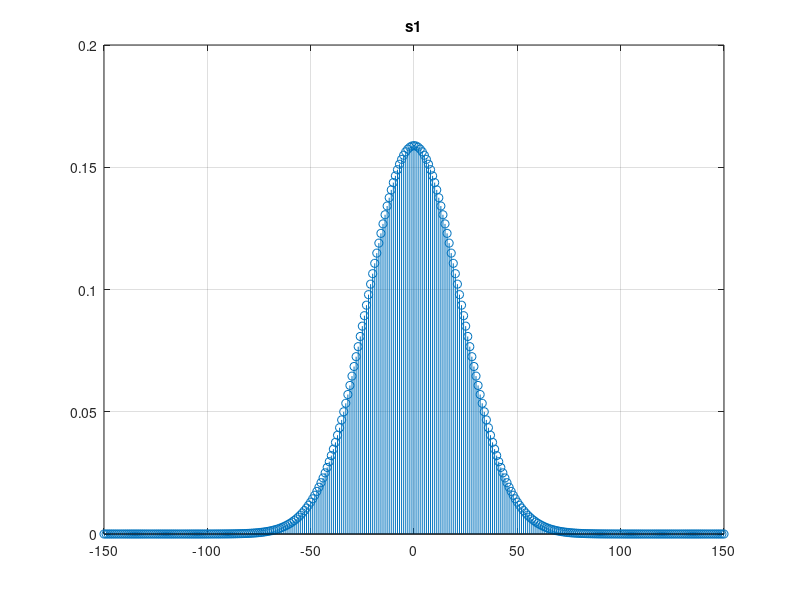
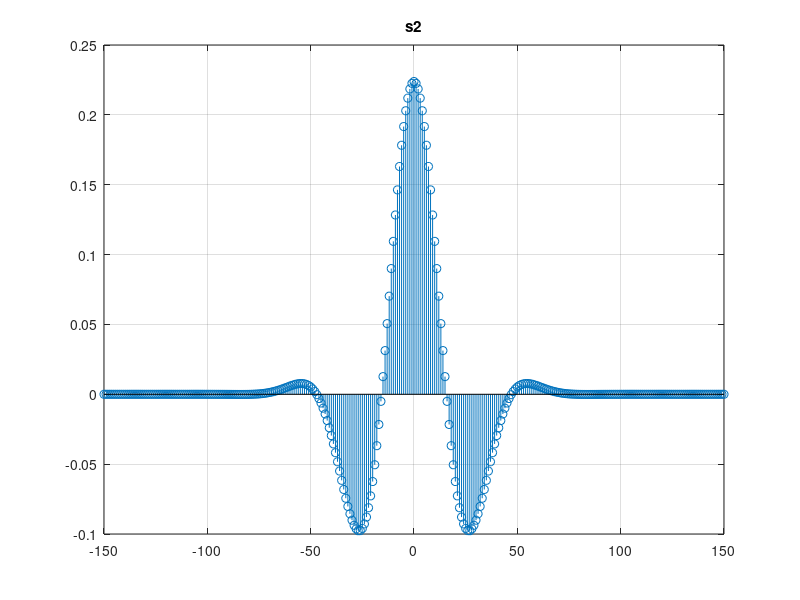
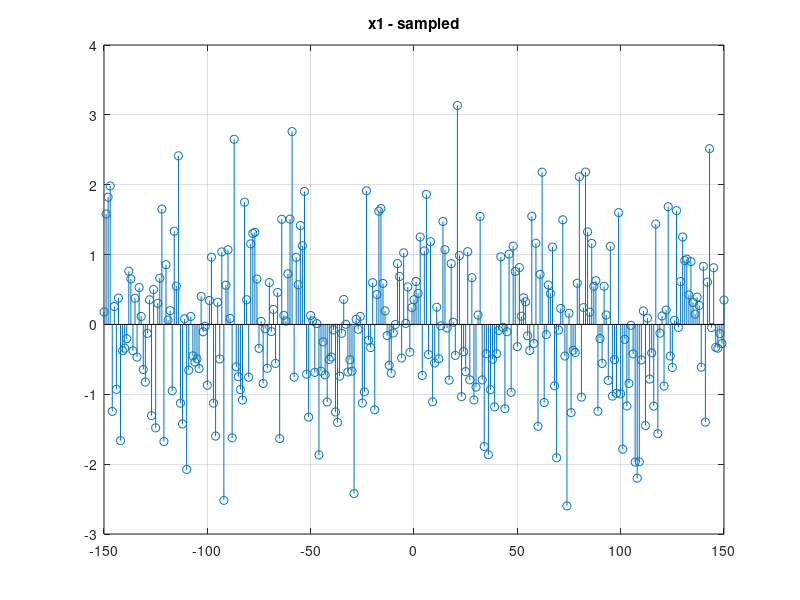
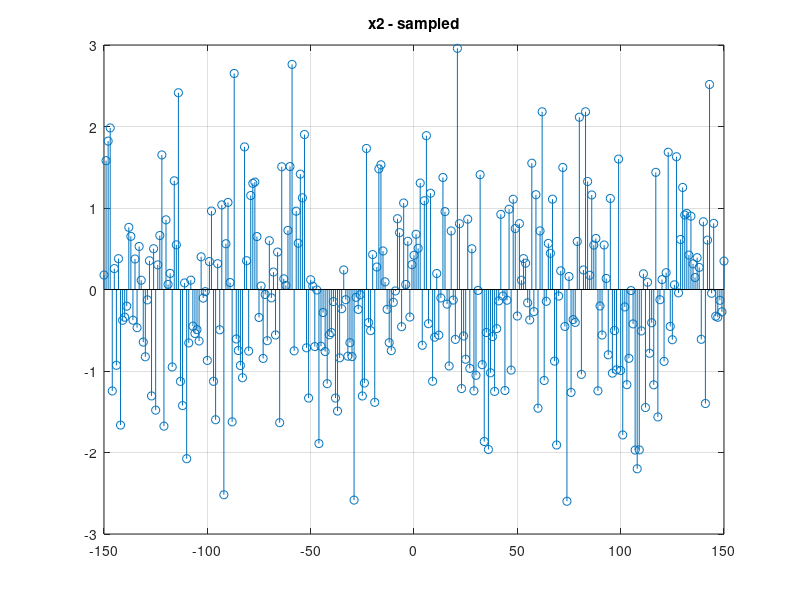

Here is the MATLAB script that generated these plots, in order:
Ts = 0.1;
fs=1/Ts;    %samples per/second
Trange = [-15:Ts:15];
s1 = exp(-0.1*Trange.^2);
s2 = exp(-0.1*Trange.^2).*cos(Trange);
E1 = sum(abs(s1.^2));
E2 = sum(abs(s2.^2));
s1 = s1/sqrt(E1);
s2 = s2/sqrt(E2);
sigma=1;
w=sigma.*randn(1,301);
x1=s1+w;
x2=s2+w;
Tau=Ts/3;
T=[-5:Tau:5];



%%
close all
stem(Trange/Ts,s1)
title('s1')
grid on
%%%%%%%%%%%%%%%%%%%%%%%5
figure
stem(Trange/Ts,s2)
grid on
title('s2')
%%%%%%%%%%%%%%%%%%%%%%%%
figure
stem(Trange/Ts,x1)
grid on
title('x1 - sampled')
figure
stem(Trange/Ts,x2)
grid on
title ('x2 - sampled')
